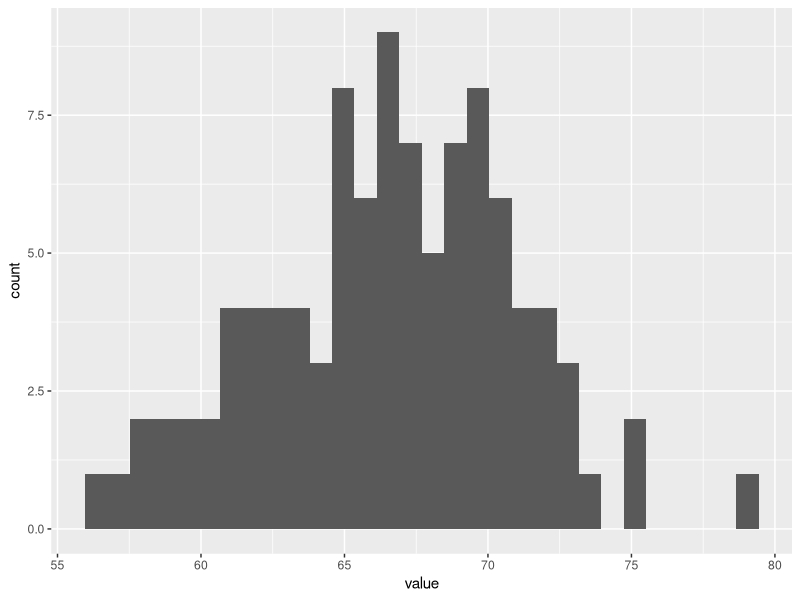
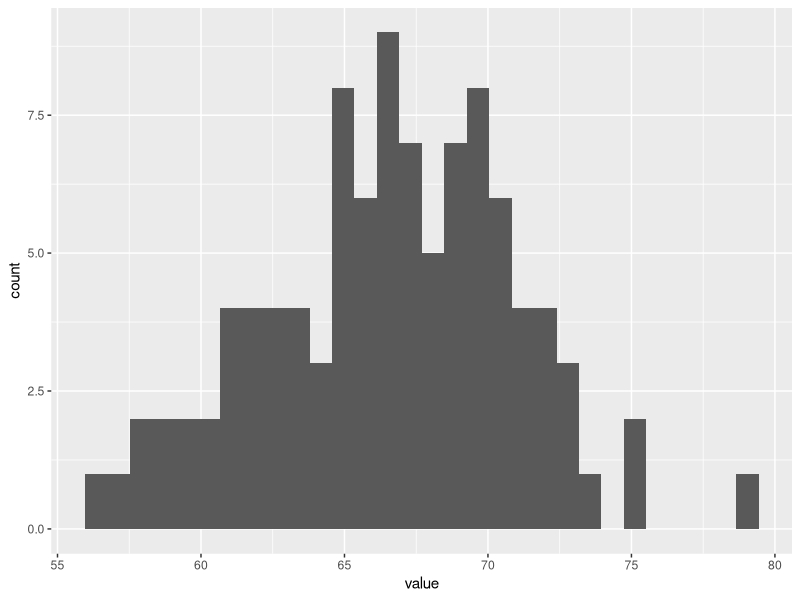

Generate these figures, in order, with R:
library(tidyverse)

cats <- 9

#create a pretend dataframe. I will save it as a tibble and work within the tidyverse.
fakedata <- as_tibble(rnorm(100, mean = 67, sd = 4))

#take a quick peek at the first few rows.The column name is "value.“
head(fakedata)

#crate a histogram, assigning it to an object of plot
myplot<-ggplot(fakedata, aes(x = value)) + 
  geom_histogram()

#look at it
myplot

#save it to my "figs" folder
ggsave(plot = myplot,
       filename = "figs/histogram.tiff",
       width = 5, height = 5, units = "in",
       device = "tiff",
       dpi = 400)
